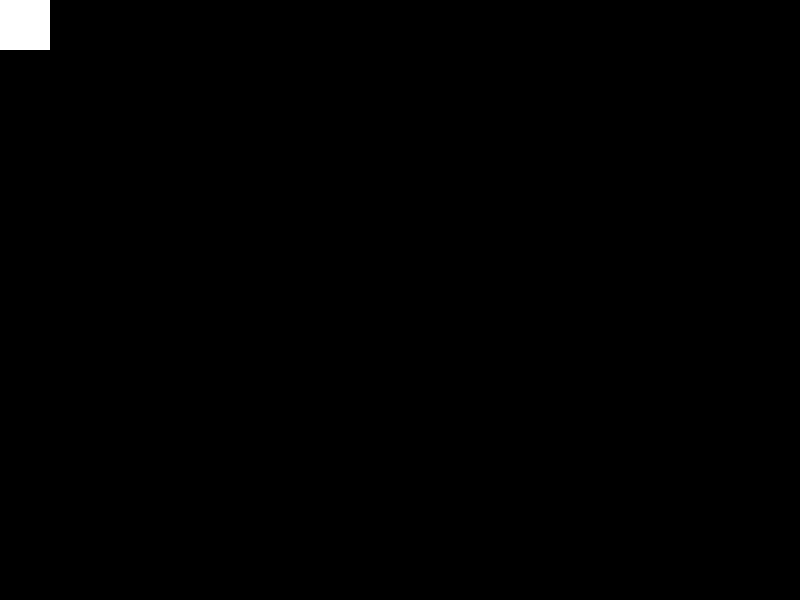
Frame 1 (no input)
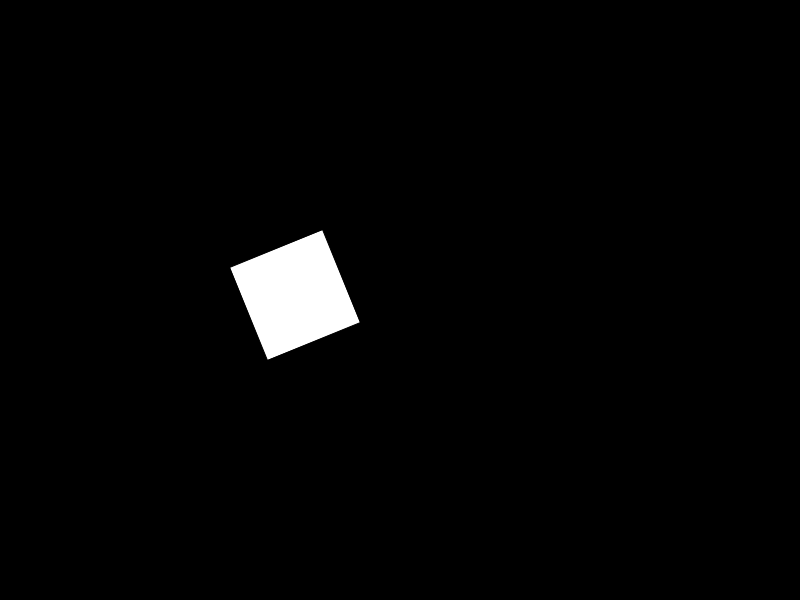
Frame 60 (the mouse pressed at the canvas centre just before this capture)
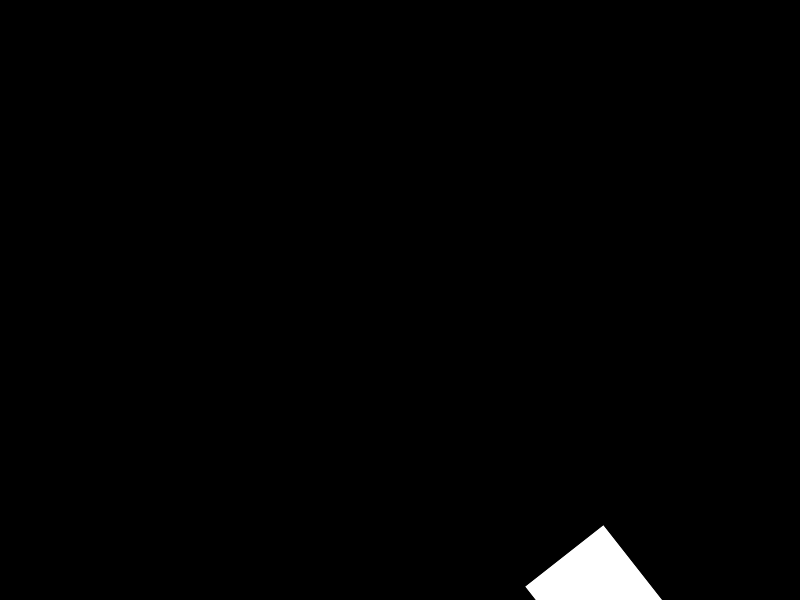
Frame 120 (the mouse held since frame 60 and released just before this capture)

The Processing sketch that drew these frames (run headless with seeded random() and noise(); from frame 60 on, the mouse is pressed at the canvas centre):

// Processing sketch: sketch_200317f
// ── sketch_200317f.pde
float angle = 0;
int coordX = 0;
int coordY = 0;

void setup()
{
  size(800, 600);
  rectMode(CENTER);
}

void draw()
{
  background(0);
  
  translate(coordX, coordY);
  rotate(angle);
  rect(0, 0, 100, 100);

  coordY += 5;
  coordX += 5;
    
  angle += 0.1;
}
